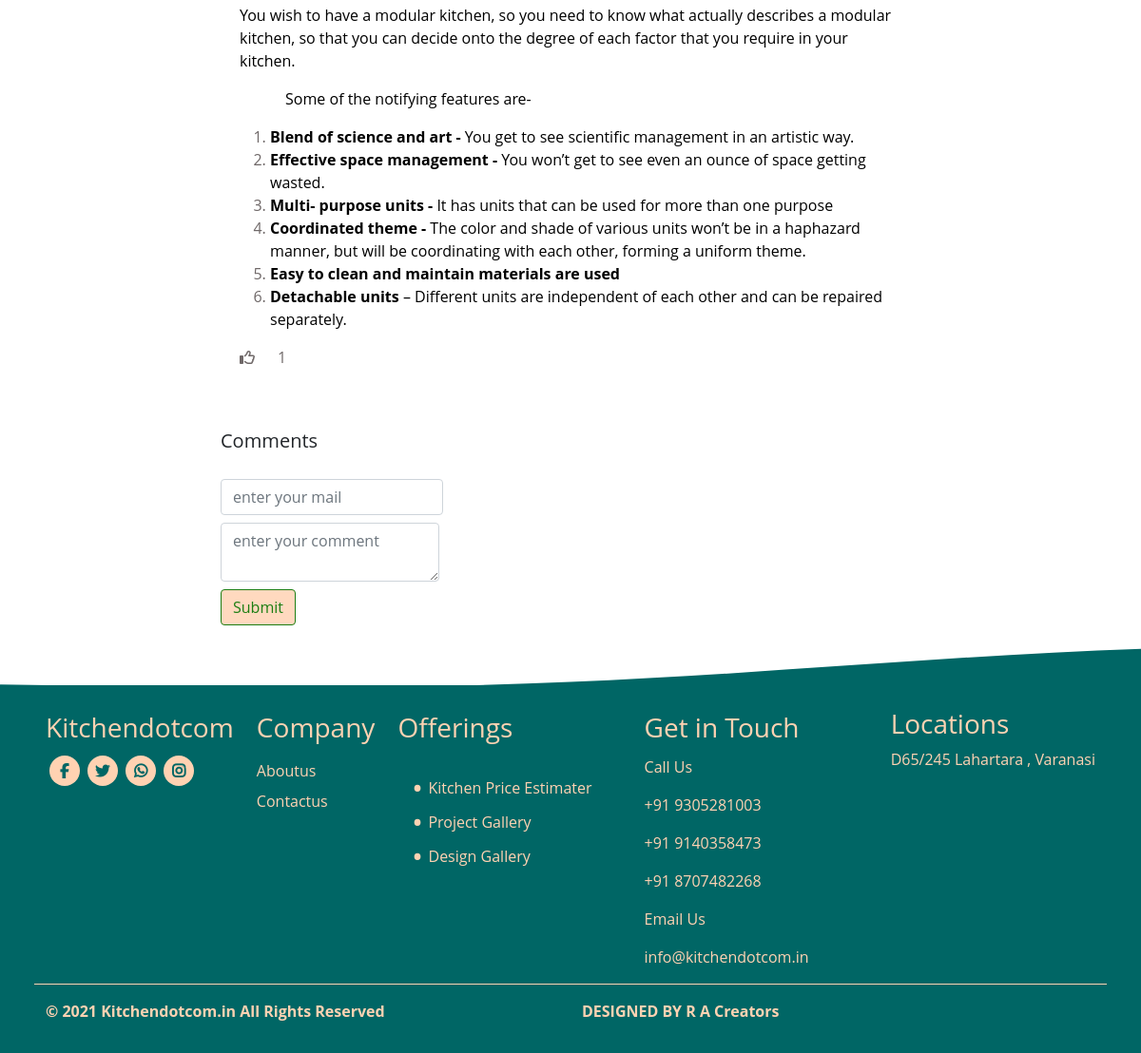
Page /blogandnews/blog/1 (lower part) on the earlier database version.
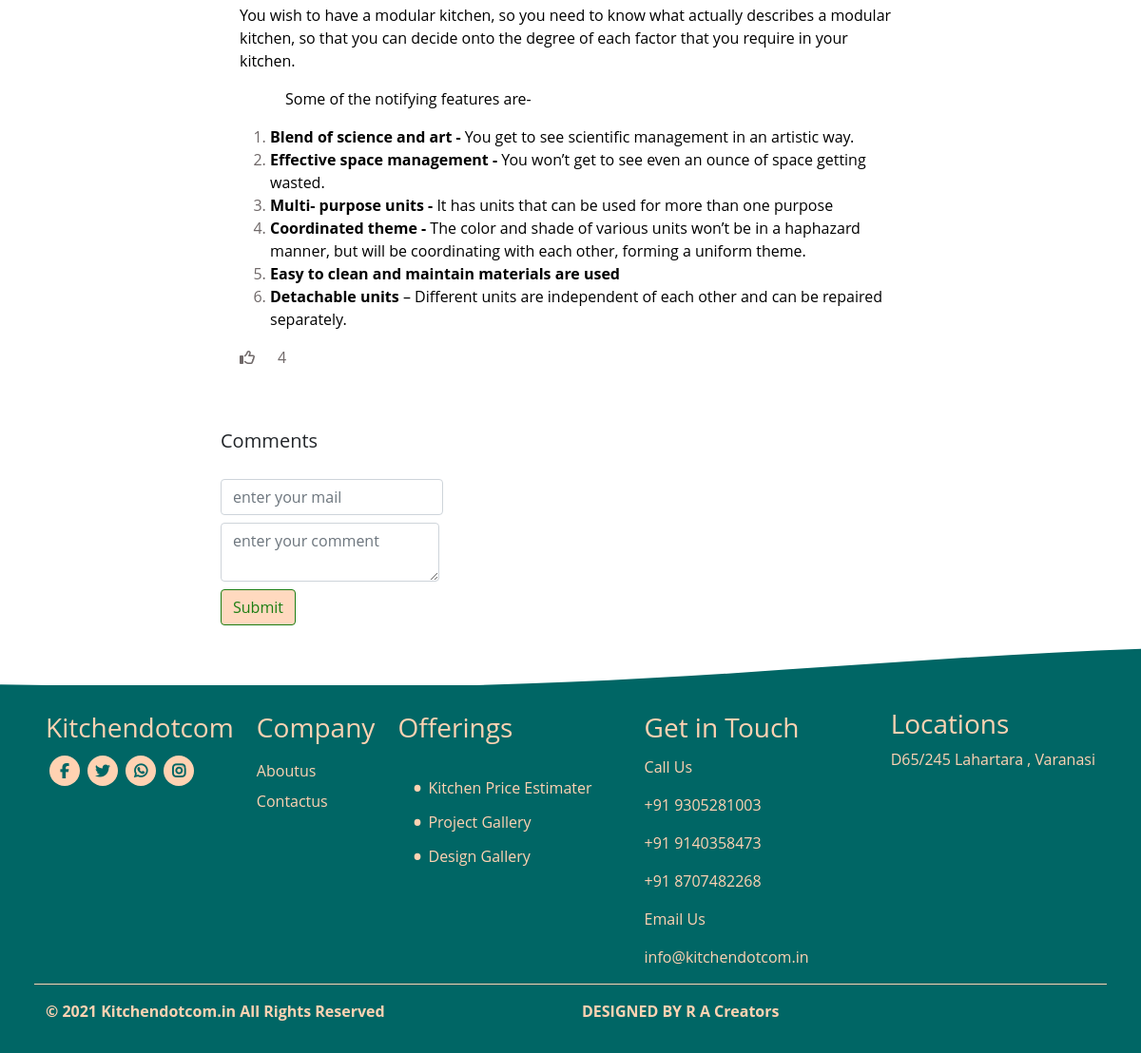
Same page on the later database version.
### blogandnews/models.py (models this page shows, shortened)
class Blog(models.Model):
    title = models.CharField(max_length=100, default="Title")
    author = models.CharField(max_length=100, default="admin")
    date = models.DateField(auto_created=True)
    image = models.FileField(upload_to="blogs/", max_length=100)
    content = RichTextField()
    likes = models.IntegerField(default=0)
    class Meta:
        ordering = ['-date']

### blogandnews/views.py (the view)
# urls.py: 2. Add a URL to urlpatterns:  path('blog/', include('blog.urls'))
def blog(request, blogId):
    blog = get_object_or_404(Blog, id=blogId)
    comments = BlogComment.objects.filter(blog=blog)
    context = {'blog': blog, 'comments': comments}
    return render(request, 'blog.html', context)

### blogandnews/templates/blog.html (shortened to what this page needs)
{%load static%}
<!DOCTYPE html>
<html lang="en">
<head>
  <link href="https://cdn.jsdelivr.net/npm/bootstrap@5.1.1/dist/css/bootstrap.min.css" rel="stylesheet"
 />
  <link rel="stylesheet" href="{%static "common/css/style.css"%}">
  <link rel="stylesheet" href="{%static "blogandnews/css/blogandnews.css"%}">
</head>
<body>
  <div class="container" id="post-item">
    <div class="container content">
      {{blog.content|safe}}
      <div class="d-flex align-items-center justify-content-start">
        <div class="row">
          <a id="like-link" blogId={{blog.id}} class="col-auto disabled" href="{% url 'blog_like' blog.id %}"><i class="far fa-thumbs-up"></i></a>
          <div class="col-auto"><p>{% if blog.likes %} {{blog.likes}} {% endif %}</p></div>
        </div>
      </div>
    </div>
  </div>
  <div class="container mt-5">
    <div class="row d-flex justify-content-center">
      <div class="col-md-8">
        <div class="headings d-flex justify-content-between align-items-center mb-3">
          <h5>Comments</h5>
        </div>
        <form action="{% url 'comments' blog.id %}" method="post">
          <div class="row">
            <div class="col-auto my-1">
              <input type="text" class="form-control" name="mail" placeholder="enter your mail">
            </div>
          </div>
          <div class="row">
            <div class="col-auto my-1">
              <textarea type="text" class="form-control" name="comment" placeholder="enter your comment"></textarea>
            </div>
          </div>
          <div class="row">
            <div class="col-auto my-1">
              <input type="submit" class="btn btn-primary styled-btn" value="Submit">
            </div>
          </div>
        </form>
      </div>
    </div>
  </div>
  {% include 'includes/footer.html' %}
</body>
</html>

Differences in the rows shown:
changed Blog: likes "1" → "4"
